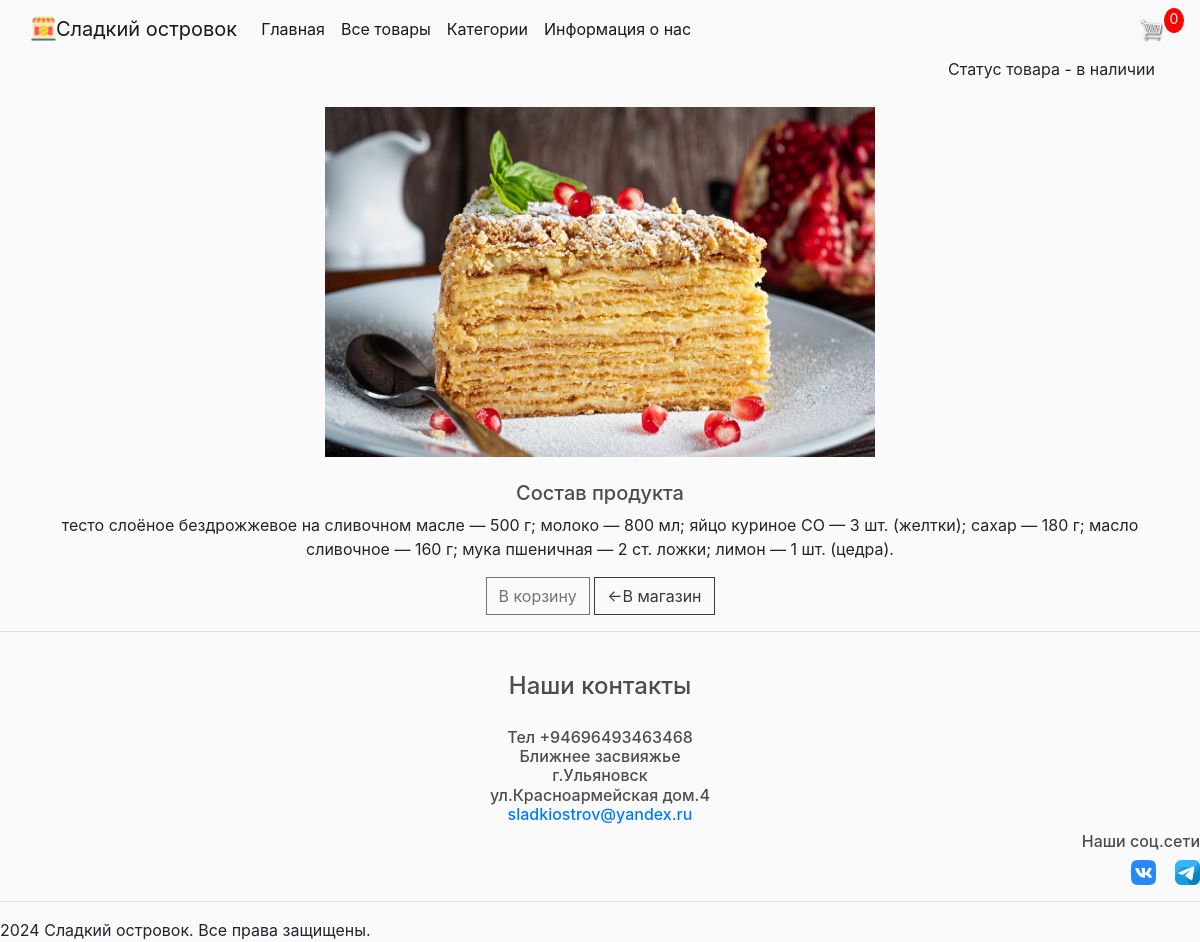
Page /description_page/1 on the committed database.
### store/models.py (models this page shows, shortened)
class Product(models.Model):
    name = models.CharField(max_length=200, null=True)
    price = models.DecimalField(max_digits=7, decimal_places=2)
    digital = models.BooleanField(default=False, null=True, blank=False)
    image = models.ImageField(null=True, blank=True)
    category = models.ForeignKey('Category', on_delete=models.SET_NULL, null=True)  # SET_NULL временно
    description = models.TextField(default='описание')
    @property
    def imageURL(self):
        try:
            url = self.image.url
        except:
            url = ''
        return url

### store/views.py (the view)
# urls.py: path('description_page/<int:product_id>', views.description_page, name="description_page"),
def description_page(request, product_id):
    data = cartData(request)
    cartItems = data['cartItems']
    item = Product.objects.get(id=product_id)
    return render(request, 'store/description_page.html', {'item': item, 'cartItems': cartItems})

### store/utils.py (called while the page is built, shortened)
def cookieCart(request):
    try:
        cart = json.loads(request.COOKIES['cart'])
    except:
        cart = {}
    print('Cart:', cart)
    items = []
    order = {'get_cart_total': 0, 'get_cart_items': 0, 'shipping': False}
    cartItems = order['get_cart_items']
    return {'cartItems': cartItems, 'order': order, 'items': items}

def cartData(request):
    if request.user.is_authenticated:
        customer = request.user.customer
        order, created = Order.objects.get_or_create(customer=customer, complete=False)
        items = order.orderitem_set.all()
        cartItems = order.get_cart_items
    else:
        cookieData = cookieCart(request)
        cartItems = cookieData['cartItems']
        order = cookieData['order']
        items = cookieData['items']
    return {'cartItems': cartItems, 'order': order, 'items': items}

### store/templates/store/description_page.html
{% extends 'store/main.html' %}
{% block content %}
<div style="text-align:right"><p>Статус товара - в наличии</p></div>
    <div class="row">
        <div align="center" class="col-lg-12">
            <img src="{{item.imageURL}}" width="550px" height="350px">
        </div>
    </div>
<br>
<h5 style="text-align:center">Состав продукта</h5>
 <p align="right" style="text-align:center">{{ item.description}}</p>
<div style="text-align:center">
<button data-product="{{item.id}}" data-action="add" class="btn btn-outline-secondary add-btn update-cart">В корзину</button>
    <a class="btn btn-outline-dark" href="{% url 'store' %}">&#x2190В магазин</a>
</div>
{% endblock content %}

### static/css/main.css (style rules this page uses)
body { background-color: hsl(0, 0%, 98%); }
h1,h2,h3,h4,h5,h6 { color:hsl(0, 0%, 30%); }
.col-lg-4, .col-lg-6, .col-lg-8, .col-lg-12 { margin-top: 10px; }
.btn { border-radius: 0; }

### rows in the picture
Product: imageURL (picture), description "тесто слоёное бездрожжевое на сливочном масле — 500 г; молоко — 800 мл; яйцо куриное СО — 3 шт. (желтки); сахар — 180 г; масло сливочное — 160 г; мука пшеничная — 2 ст. ложки; лимон — 1 шт. (цедра)."

### other values in the picture
{{ cartItems }} "0"
